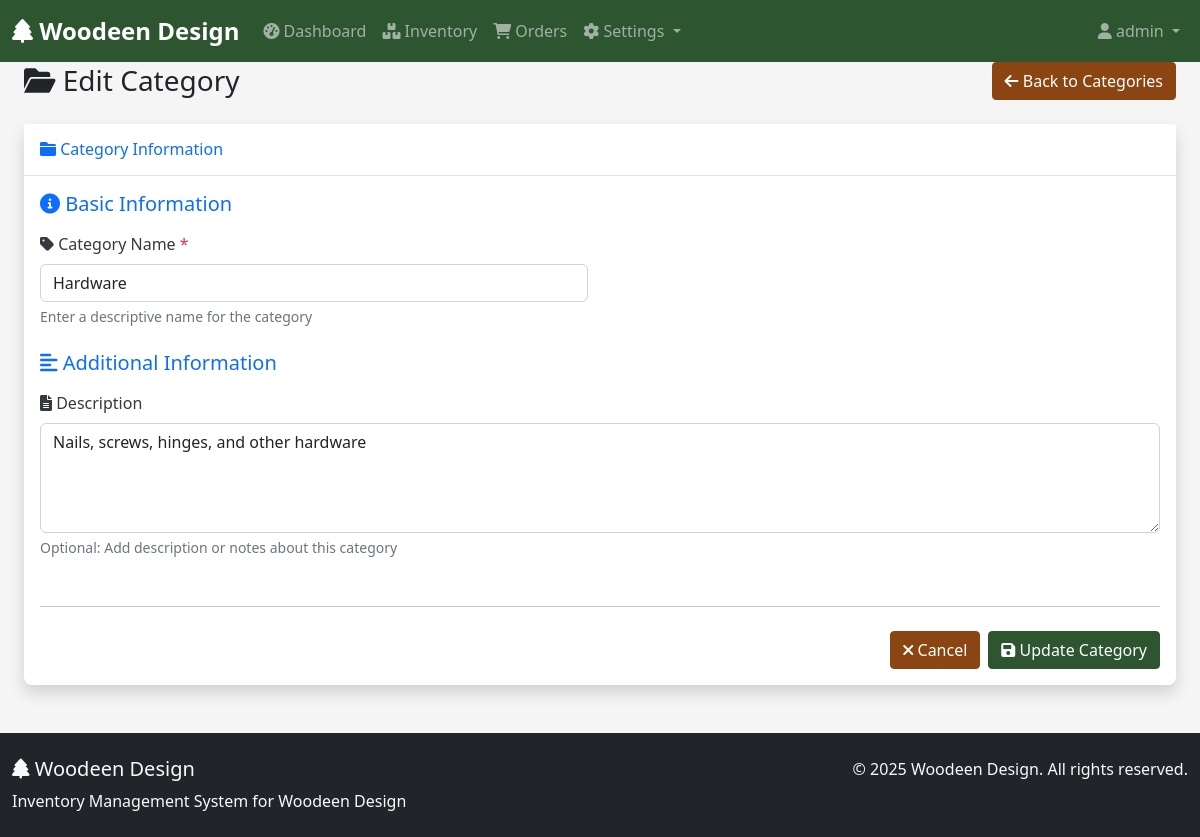
The page /categories/edit/2 (signed in) on the database its author committed.
### tables this page shows
CREATE TABLE categories (
    category_id INT PRIMARY KEY AUTO_INCREMENT,
    category_name VARCHAR(100) NOT NULL UNIQUE,
    description TEXT,
    created_at TIMESTAMP DEFAULT CURRENT_TIMESTAMP,
    updated_at TIMESTAMP DEFAULT CURRENT_TIMESTAMP ON UPDATE CURRENT_TIMESTAMP
);

### app/controllers/CategoryController.php (called while the page is built, shortened)
<?php
require_once __DIR__ . '/../models/Category.php';
class CategoryController {
    private $categoryModel;
    public function __construct() {
        $this->categoryModel = new Category();
    }
    public function edit($id) {
        $category = $this->categoryModel->getCategoryById($id);
        $this->loadView('categories/edit', ['category' => $category]);
    }
    protected function loadView($viewName, $data = []) {
        extract($data);
        require_once __DIR__ . '/../views/' . $viewName . '.php';
    }
}

### app/core/Database.php (called while the page is built, shortened)
<?php
class Database {
    private static $instance = null;
    private $pdo;
    private function __construct() {
        $dsn = 'mysql:host=' . DB_HOST . ';dbname=' . DB_NAME . ';charset=utf8';
        $options = [
            PDO::ATTR_ERRMODE            => PDO::ERRMODE_EXCEPTION,
            PDO::ATTR_DEFAULT_FETCH_MODE => PDO::FETCH_ASSOC,
            PDO::ATTR_EMULATE_PREPARES   => false,
        ];
        try {
            $this->pdo = new PDO($dsn, DB_USER, DB_PASS, $options);
        } catch (PDOException $e) {
            error_log("Database connection failed: " . $e->getMessage());
            die("Sorry, we're experiencing technical difficulties. Please try again later. (Error: DB_CONN_FAILED)");
        }
    }
    public static function getInstance() {
        if (self::$instance === null) {
            self::$instance = new Database();
        }
        return self::$instance;
    }
    public function getConnection() {
        return $this->pdo;
    }
}

### app/models/Category.php (called while the page is built, shortened)
<?php
class Category {
    private $db;
    public function __construct() {
        $this->db = Database::getInstance()->getConnection();
    }
    public function getCategoryById($id) {
        $stmt = $this->db->prepare("SELECT * FROM categories WHERE category_id = :id");
        $stmt->bindParam(':id', $id, PDO::PARAM_INT);
        $stmt->execute();
        return $stmt->fetch(PDO::FETCH_ASSOC);
    }
}

### app/views/categories/edit.php (the view, shortened to what this page needs)
<!DOCTYPE html>
<html lang="en">
<head>
    <link rel="stylesheet" href="/wooden_design_ims/public/assets/css/style.css">
</head>
<body>
    <?php include __DIR__ . '/../includes/header.php'; ?>
    <div class="container-fluid">
        <div class="row">
            <div class="col-12">
                <div class="d-flex justify-content-between align-items-center mb-4">
                    <h1 class="h3 mb-0 text-gray-800">
                        <i class="fas fa-folder-open"></i> Edit Category
                    </h1>
                    <a href="/wooden_design_ims/categories" class="btn btn-secondary">
                        <i class="fas fa-arrow-left"></i> Back to Categories
                    </a>
                </div>
                <div class="card shadow">
                    <div class="card-header py-3">
                        <h6 class="m-0 font-weight-bold text-primary">
                            <i class="fas fa-folder"></i> Category Information
                        </h6>
                    </div>
                    <div class="card-body">
                        <form action="/wooden_design_ims/categories/update/<?php echo htmlspecialchars($category['category_id']); ?>" method="POST" id="categoryForm">
                            <div class="row mb-4">
                                <div class="col-12">
                                    <h5 class="text-primary mb-3">
                                        <i class="fas fa-info-circle"></i> Basic Information
                                    </h5>
                                </div>
                                <div class="col-md-6">
                                    <div class="form-group">
                                        <label for="category_name" class="form-label">
                                            <i class="fas fa-tag"></i> Category Name <span class="text-danger">*</span>
                                        </label>
                                        <input type="text" class="form-control" id="category_name" name="category_name"
                                               value="<?php echo htmlspecialchars($category['category_name']); ?>"
                                               placeholder="Enter category name" required>
                                        <div class="form-text">Enter a descriptive name for the category</div>
                                    </div>
                                </div>
                            </div>
                            <div class="row mb-4">
                                <div class="col-12">
                                    <h5 class="text-primary mb-3">
                                        <i class="fas fa-align-left"></i> Additional Information
                                    </h5>
                                </div>
                                <div class="col-12">
                                    <div class="form-group">
                                        <label for="description" class="form-label">
                                            <i class="fas fa-file-alt"></i> Description
                                        </label>
                                        <textarea class="form-control" id="description" name="description" rows="4"
                                                  placeholder="Enter category description or additional notes..."><?php echo htmlspecialchars($category['description']); ?></textarea>
                                        <div class="form-text">Optional: Add description or notes about this category</div>
                                    </div>
                                </div>
                            </div>
                            <div class="row">
                                <div class="col-12">
                                    <hr class="my-4">
                                    <div class="d-flex justify-content-end gap-2">
                                        <a href="/wooden_design_ims/categories" class="btn btn-secondary">
                                            <i class="fas fa-times"></i> Cancel
                                        </a>
                                        <button type="submit" class="btn btn-primary">
                                            <i class="fas fa-save"></i> Update Category
                                        </button>
                                    </div>
                                </div>
                            </div>
                        </form>
                    </div>
                </div>
            </div>
        </div>
    </div>
    <?php include __DIR__ . '/../includes/footer.php'; ?>
</body>
</html>

### public/assets/css/style.css (style rules this page uses)
:root { --primary-color: #2c5530; --secondary-color: #8b4513; --accent-color: #d2691e; --success-color: #28a745; --warning-color: #ffc107; --danger-color: #dc3545; --light-color: #f8f9fa; --dark-color: #343a40; }
body { font-family: 'Segoe UI', Tahoma, Geneva, Verdana, sans-serif; background-color: #f5f5f5; }
.card { border: none; box-shadow: 0 0.125rem 0.25rem rgba(0, 0, 0, 0.075); border-radius: 0.5rem; }
.card-header { background-color: #fff; border-bottom: 1px solid #dee2e6; font-weight: 600; }
.btn-primary { background-color: var(--primary-color); border-color: var(--primary-color); }
.btn-secondary { background-color: var(--secondary-color); border-color: var(--secondary-color); }
.form-control { border-radius: 0.375rem; border: 1px solid #ced4da; }
.form-label { font-weight: 500; color: var(--dark-color); }
.text-danger { color: var(--danger-color) !important; }

### rows shown on the page
categories: category_name "Hardware", description "Nails, screws, hinges, and other hardware"

### other values the page prints
$_SESSION['username'] "admin"
